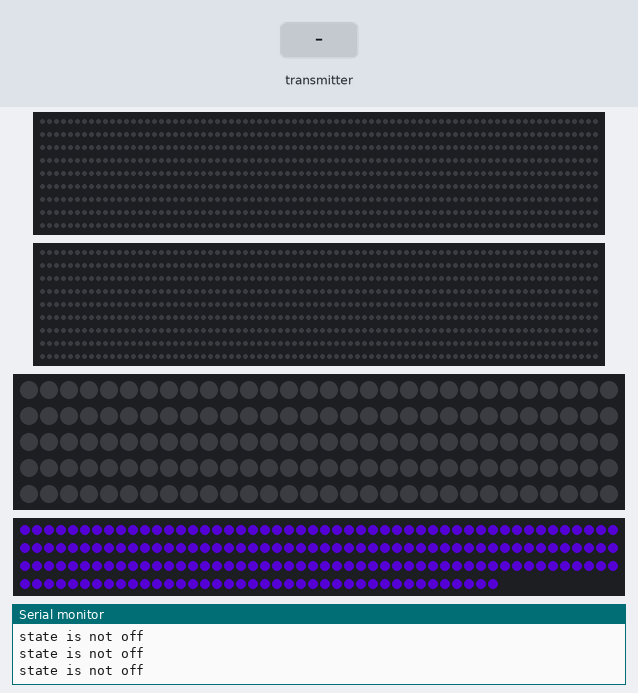
The sketch below on a simulated ESP32. On the bench: 2 × 720 RGB LEDs in strip order, left to right, continuing on the next row, 150 RGB LEDs in strip order, left to right, continuing on the next row, 190 RGB LEDs in strip order, left to right, continuing on the next row, the last lines printed to the serial monitor. The test bench sets the inputs (shaded band). Dim RGB values are drawn brighter than linear; random numbers use the default seed unless the sketch sets one.

Above: at 1.2 s.
1.3 s: the transmitter starts sending unlocked = 1
At 1.61 s:
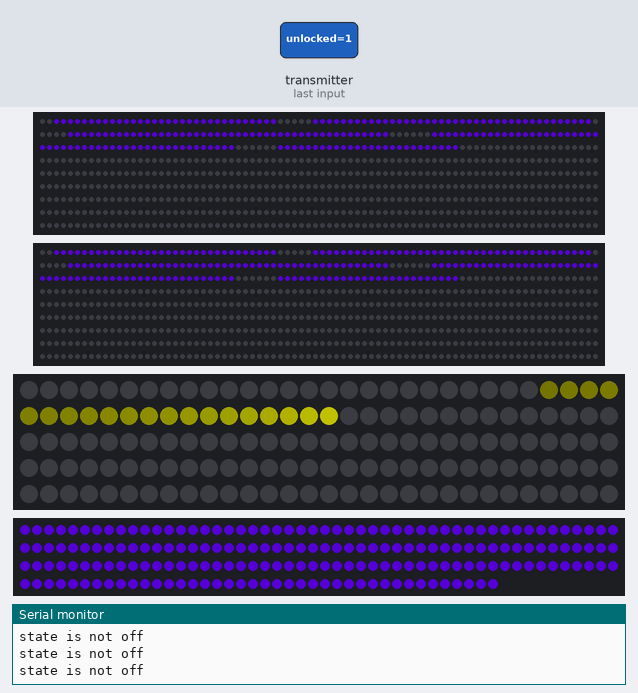
3.9 s: the transmitter starts sending playing = 0
At 5.0 s:
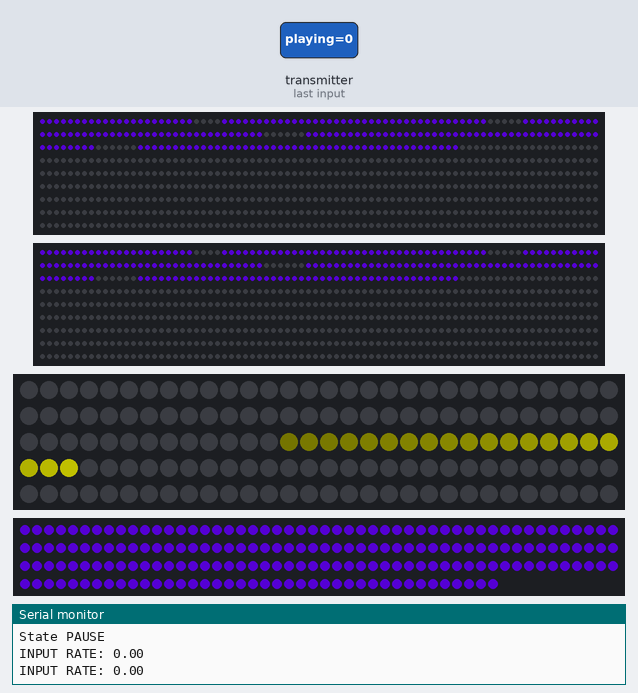
5.4 s: the transmitter starts sending playing = 1
At 6.31 s:
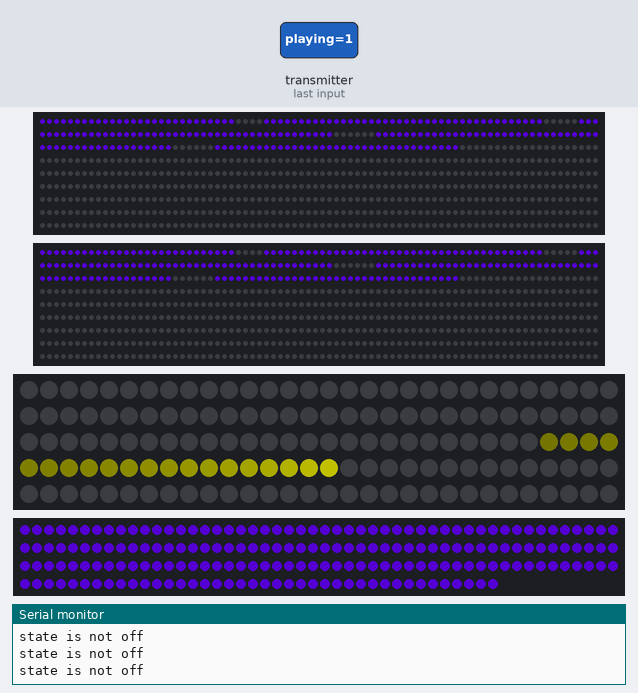
7.0 s: the transmitter starts sending on = 0
At 7.7 s:
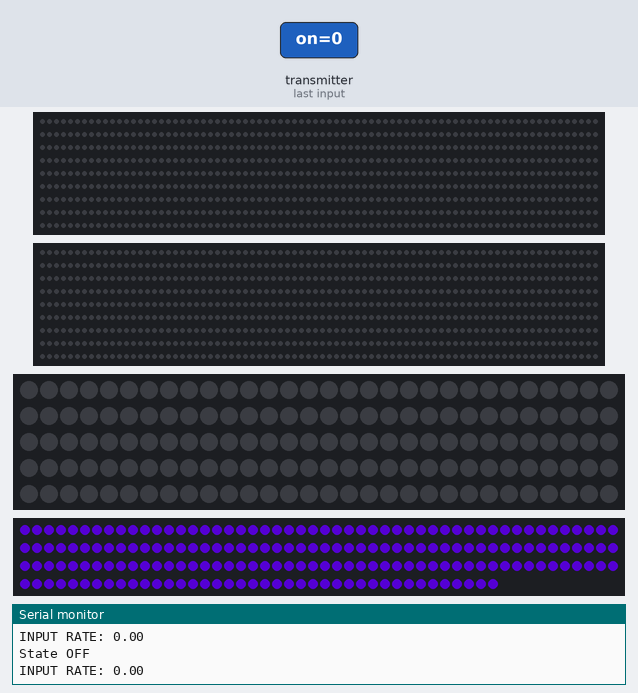
8.6 s: the transmitter starts sending on = 1
10.1 s: the transmitter starts sending rate = 25
At 10.9 s:
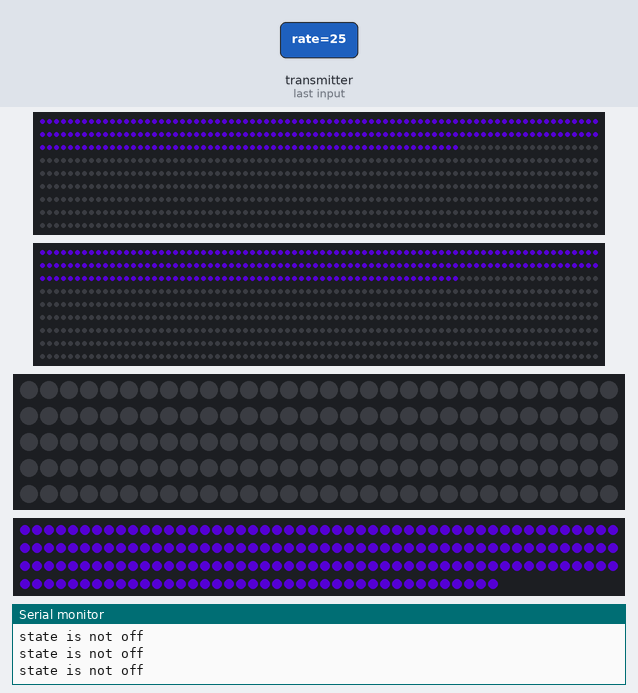
Timing chart, 0 to 13.1 s (numbered marks = the images above; inputs shaded):
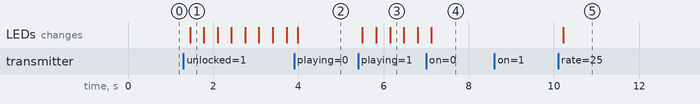

Measured:
- after the input at 1.3 s, the LEDs: change after 0.16 s (image 1)
- after the input at 5.4 s, the LEDs: first change after 0.10 s (image 3 shows a later state)

The sketch:

cassetteStrand.ino
```cpp
// #include <Adafruit_NeoPixel.h>
// #ifdef __AVR__
//  #include <avr/power.h> // Required for 16 MHz Adafruit Trinket
// #endif
#include <FastLED.h>
#include <esp_now.h>
#include <WiFi.h>
#include "Cassette.cpp"

#define LED_PIN_LEFT_SPOOL      32
#define LED_PIN_RIGHT_SPOOL     15
#define LED_PIN_INFINITY        27
#define LED_PIN_OUTLINE         33

#define SPOOL_LED_COUNT         240
#define INFINITY_LED_COUNT      150
#define LEG_LED_COUNT           80
#define LEG_LED_COLUMNS         6
#define OUTLINE_LED_COUNT       190

// int buttonAddPin = 15;
int buttonState = LOW;
int lastButtonState = LOW;

// LED strips
CRGB spoolLeftLeds[SPOOL_LED_COUNT + LEG_LED_COUNT * LEG_LED_COLUMNS];
CRGB spoolRightLeds[SPOOL_LED_COUNT + LEG_LED_COUNT * LEG_LED_COLUMNS];
CRGB infinityLeds[INFINITY_LED_COUNT];
CRGB outlineLeds[OUTLINE_LED_COUNT];

// Cassette model
Cassette cassette(spoolLeftLeds, spoolRightLeds, infinityLeds, outlineLeds);

// Incoming pixel colors;
uint32_t colors[] = {
    0x000000, // off
    0x6600ff, // final purple color
    0x5f03ff,
    0xb700ff,
    0xff00bb,
    0xFFA9FF
};
const size_t NUM_COLORS = sizeof(colors) / sizeof(colors[0]);

int rings[5][2] = {
  {0, 36},
  {36, 81},
  {81, 133},
  {133,191},
  {191, SPOOL_LED_COUNT - 20},
};

unsigned long intervalLeft, intervalRight, timeoutLeft, timeoutRight;
unsigned long lastTick;

const int INPUT_INTERVAL_MIN = 10000; // 10s
const int INPUT_INTERVAL_MAX = 20000; // 20s

const int NUM_RINGS = 5; // physically constant LED layout
const int PRECONCERT_DURATION_MINUTES = 45;
const int INPUT_INTERVAL_AVG_MS = (INPUT_INTERVAL_MAX + INPUT_INTERVAL_MIN) / 2000;

// FORMULA FOR INPUTS PER RING
// 5 rings * x inputs/ring * 15 seconds/input = 2700 seconds = 45 minutes
// 45min / 5 rings / 15 seconds = x inputs (36 in this example)
const int INPUTS_PER_RING = PRECONCERT_DURATION_MINUTES * 60 / INPUT_INTERVAL_AVG_MS / NUM_RINGS;

typedef struct struct_message {
  bool on;
  bool playing;
  bool unlocked;
  float rate;
} struct_message;

struct_message receivedData = {true, true, false, 0.0};
struct_message previousData = {true, true, false, 0.0};
bool messageReceived = false;

// callback function that will be executed when data is received
void OnDataRecv(const uint8_t * mac, const uint8_t *incomingData, int len) {
  previousData = receivedData;
  memcpy(&receivedData, incomingData, sizeof(receivedData));
  messageReceived = true;

  // Serial.print("ON: ");
  // Serial.println(receivedData.on);
  // Serial.println();
  // Serial.print("PLAYING: ");
  // Serial.println(receivedData.playing);
  // Serial.println();
  // Serial.print("UNLOCKED: ");
  // Serial.println(receivedData.unlocked);
  // Serial.println();
  Serial.print("INPUT RATE: ");
  Serial.println(receivedData.rate);
  Serial.println();
}

void setup() {
  Serial.begin(115200);

  FastLED.addLeds<WS2812, LED_PIN_LEFT_SPOOL, GRB>(spoolLeftLeds, SPOOL_LED_COUNT + LEG_LED_COUNT * LEG_LED_COLUMNS);
  FastLED.addLeds<WS2812, LED_PIN_RIGHT_SPOOL, GRB>(spoolRightLeds, SPOOL_LED_COUNT + LEG_LED_COUNT * LEG_LED_COLUMNS);
  FastLED.addLeds<WS2812, LED_PIN_INFINITY, GRB>(infinityLeds, INFINITY_LED_COUNT);
  FastLED.addLeds<WS2812, LED_PIN_OUTLINE, GRB>(outlineLeds, OUTLINE_LED_COUNT);

  FastLED.setBrightness(128);

  WiFi.mode(WIFI_STA);
  if (esp_now_init() != ESP_OK) {
    Serial.println("Error initializing ESP-NOW");
    return;
  }
  esp_now_register_recv_cb(esp_now_recv_cb_t(OnDataRecv));

  for(int i = 0; i < OUTLINE_LED_COUNT; i++) {
    outlineLeds[i] = CRGB(colors[1]); // purple
  }

  if (cassette.state == "start") {
    scheduleInputLeft();
    scheduleInputRight();
  }
}

void loop() {
  if (messageReceived) {
    if (previousData.on != receivedData.on) {
      if (receivedData.on) { // off -> on
        Serial.println("State ON");
        cassette.switchState("start");
        scheduleInputLeft();
        scheduleInputRight();
      } else { // on -> off
        Serial.println("State OFF");
        cassette.switchState("off");
        FastLED.show();
      }
    }

    if (previousData.unlocked != receivedData.unlocked) {
      if(receivedData.unlocked) { // filling up -> unlocked
        Serial.println("State UNLOCK");
        cassette.switchState("unlock");
      } else { // unlock -> filling up
        Serial.println("State START");
        cassette.switchState("start");
      }
    }

    if (previousData.playing != receivedData.playing) {
      if(receivedData.playing) { // paused -> playing
        Serial.println("State PLAY");
      } else { // playing -> paused
        Serial.println("State PAUSE");
      }
    }

    if (previousData.rate != receivedData.rate) {
      cassette.setPercentFill(receivedData.rate);
    }

    messageReceived = false;
  }

  if (cassette.state == "off" || !receivedData.playing) {
    return; // do nothing
  }

  if (millis() >= timeoutLeft) {
    cassette.spoolLeft.addPixels();
    Serial.println("LEFT");
    scheduleInputLeft();
  }

  if (millis() >= timeoutRight) {
    cassette.spoolRight.addPixels();
    Serial.println("RIGHT");
    scheduleInputRight();
  }

  // TODO speed controller?
  if (millis() - lastTick >= 50) {
    cassette.tick();
    lastTick = millis();
  }

  cassette.draw();
  FastLED.show();
}

void scheduleInputLeft() {
  intervalLeft = random(INPUT_INTERVAL_MIN, INPUT_INTERVAL_MAX);
  timeoutLeft = millis() + intervalLeft;
}

void scheduleInputRight() {
  intervalRight = random(INPUT_INTERVAL_MIN, INPUT_INTERVAL_MAX);
  timeoutRight = millis() + intervalRight;
}

void debugLegs() {
  for(int i = 0; i < 242; i++) {
    spoolLeftLeds[i] = CRGB::Green;
    spoolRightLeds[i] = CRGB::Green;
  }
  for(int i = 0; i < LEG_LED_COLUMNS; i++) {
    for(int j = 0; j < LEG_LED_COUNT; j++) {
      int color;
      if (i == 0) {
        color = CRGB::Blue;
      } else if (i == 1) {
        color = CRGB::Cyan;
      }
      else if (i == 2) {
        color = CRGB::Red;
      }
      else if (i == 3) {
        color = CRGB::Pink;
      }
      else if (i == 4) {
        color = CRGB::Green;
      }
      else if (i == 5) {
        color = CRGB::Red;
      }
      spoolLeftLeds[i * LEG_LED_COUNT + 242 + j] = color;
    }
  }
}
```

Cassette.cpp
```cpp
#include <Arduino.h>
#include <FastLED.h>

#include "Spool.cpp"
#include "Infinity.cpp"

// 240 for spiral + 80 * 6 for leg
#define SPOOL_LED_COUNT   720
#define INFINITY_LED_COUNT 150
#define OUTLINE_LED_COUNT 190

extern uint32_t colors[];

class Cassette {
  public:
    String state;
    Spool spoolLeft;
    Spool spoolRight;
    Infinity infinity;
    CRGB outlineLeds[OUTLINE_LED_COUNT];

    Cassette(
      CRGB (&spoolLeftLeds)[SPOOL_LED_COUNT],
      CRGB (&spoolRightLeds)[SPOOL_LED_COUNT],
      CRGB (&infinityLeds)[INFINITY_LED_COUNT],
      CRGB (&outlineLeds)[OUTLINE_LED_COUNT]
    ) :
      state("start"),
      spoolLeft(state, spoolLeftLeds),
      spoolRight(state, spoolRightLeds),
      infinity(state, infinityLeds) {
        this->switchState("start");
        memcpy(this->outlineLeds, outlineLeds, sizeof(this->outlineLeds));
      }

    void switchState(String newState) {
      this->state = newState;
      if (newState == "off") {
        drawOutline(false);
      }

      spoolLeft.switchState(newState);
      spoolRight.switchState(newState);
      infinity.switchState(newState);
    }

    void tick() {
      spoolLeft.tick();
      spoolRight.tick();
      infinity.tick();
    }

    void draw() {
      if (this->state != "off") {
        Serial.println("state is not off");
        drawOutline(true);
      } else {
        drawOutline(false);
      }

      spoolLeft.draw();
      spoolRight.draw();
      infinity.draw();
    }

    void drawOutline(bool on) {
      for(int i = 0; i < OUTLINE_LED_COUNT; i++) {
        if (on) {
          this->outlineLeds[i] = CRGB::Purple;
        } else {
          this->outlineLeds[i] = CRGB::Black;
        }
      }
    }

    void setPercentFill(float fill) {
      spoolLeft.setPercentFill(fill);
      spoolRight.setPercentFill(fill);
    }
};
```

Infinity.cpp
```cpp
#include <sys/_stdint.h>
#include <Arduino.h>
#include <FastLED.h>
#include <math.h>

#define LED_COUNT   150
#define PIXEL_TRAIL_COUNT 20
static uint32_t yellow = 0xffff00;

class Infinity {
  public:
    CRGB (&leds)[LED_COUNT];

    String state;
    int idx;

    Infinity(String state, CRGB (&leds)[LED_COUNT]): state(state), leds(leds) {
      this->idx = 0;
    }

    void switchState(String newState) {
      this->state = newState;
      if (newState == "off") {
        this->clear();
      }
    }

    void tick() {
      this->idx = (this->idx + 1) % LED_COUNT;
    }

    void draw() {
      this->clear();

      if (this->state == "unlock" || this->state == "concert") {
        for (int i = 0; i < PIXEL_TRAIL_COUNT; i++) {
          int index = (this->idx + i) % LED_COUNT;
          int fade = 255 - this->getBrightness(i);
          leds[index] = CRGB(yellow).fadeLightBy(fade);
        }
      }
    }

    void clear() {
      for (int i = 0; i < LED_COUNT; i++) {
        leds[i] = CRGB(0x000000);
      }
    }

    int getBrightness(int pixelIndex, float alpha = 0.2) {
      return (int)(255 * exp(-alpha * (PIXEL_TRAIL_COUNT - pixelIndex + 1)));
    }
};
```

Pixel.cpp
```cpp
#include <Arduino.h>
#include <FastLED.h>

extern uint32_t colors[];
extern const size_t NUM_COLORS;

class Pixel {
  public:
    uint8_t ringNumber;
    uint8_t colorIdx;

    Pixel(uint8_t ringNumber = 0) {
      this->ringNumber = ringNumber;
      this->colorIdx = 0;
    }

    void setColor(uint8_t idx) {
      this->colorIdx = idx;
    }

    void draw(CRGB (&led), int fade=0) {
      if (this->colorIdx < NUM_COLORS) {
        uint32_t color = colors[this->colorIdx];
        led = CRGB(color).fadeLightBy(fade);
      }
    }
};
```

Spool.cpp
```cpp
#include <sys/_stdint.h>
#include <Arduino.h>
#include <FastLED.h>
#include <math.h>
#include "Pixel.cpp"

#define PIXEL_COLOR_PER_INPUT   2
#define LED_COUNT               240
#define LEG_LED_COUNT           80
#define LEG_LED_COLUMNS         6

extern uint32_t colors[];
extern int rings[5][2];
extern const size_t NUM_COLORS;
extern const int INPUTS_PER_RING;

const int TOTAL_LEDS = LED_COUNT + LEG_LED_COUNT * LEG_LED_COLUMNS;

class Spool {
  public:
    Pixel pixels[LED_COUNT + LEG_LED_COUNT];
    uint8_t pixelColors[LED_COUNT + LEG_LED_COUNT];
    CRGB (&leds)[TOTAL_LEDS];

    String state;
    int pixelsCounter;
    int pixelsPerCircle;
    int maxPixels;
    int maxCircles;
    int queue;
    int i;
    bool rotating;
    int rotateAngle;

    Spool(String state, CRGB (&leds)[TOTAL_LEDS]): state(state), leds(leds) {
      this->pixelsPerCircle = INPUTS_PER_RING * PIXEL_COLOR_PER_INPUT * NUM_COLORS;
      this->pixelsCounter = 0;
      this->maxCircles = sizeof(rings) / sizeof(rings[0]);
      this->maxPixels = this->pixelsPerCircle * this->maxCircles;
      this->i = 0;
      this->rotating = false;
      this->rotateAngle = 0;

      for (int i = 0; i < LED_COUNT + LEG_LED_COUNT; i++) {
        bool hasRing = false;
        for(int ring = 0; ring < this->maxCircles; ring++) {
          if (i >= rings[ring][0] && i < rings[ring][1]) {
            pixels[i] = Pixel(ring+1);
            hasRing = true;
          }
        }
        if (!hasRing) {
          pixels[i] = Pixel();
        }
      }
    }

    void switchState(String newState) {
      this->state = newState;
      if (newState == "unlock" || newState == "concert") {
        this->pixelsCounter = this->maxCircles * this->pixelsPerCircle;
      } else if (newState == "off") {
        this->pixelsCounter = 0;
        this->off();
      } else {
        this->pixelsCounter = 0;
      }

      this->rotating = newState == "unlock" || newState == "concert";
    }

    void setPercentFill(float fill) {
      this->pixelsCounter = this->maxPixels * fill;
    }

    void addPixels() {
      if (this->state == "start") {
        this->queue += NUM_COLORS * PIXEL_COLOR_PER_INPUT;
      }
    }

    void tick() {
      if (this->queue > 0) {
        this->queue--;
        uint8_t index = this->i / PIXEL_COLOR_PER_INPUT;
        if (index < NUM_COLORS) {
          unshift(pixelColors, LED_COUNT + LEG_LED_COUNT, index);
        }
        this->i = (this->i + 1) % (NUM_COLORS * PIXEL_COLOR_PER_INPUT);
      } else {
        unshift(pixelColors, LED_COUNT + LEG_LED_COUNT, 0);
      }

      if (pixelColors[LED_COUNT + LEG_LED_COUNT - 1] != 0x0 && this->pixelsCounter < this->maxPixels) {
        this->pixelsCounter++;
      }

      if(this->rotating) {
        this->rotate();
      }
    }

    void draw() {
      // swirling in pixels in spiral + first leg column
      for (int i = 0; i < LED_COUNT + LEG_LED_COUNT; i++) {
        pixels[i].setColor(pixelColors[i]);
        pixels[i].draw(leds[LED_COUNT + LEG_LED_COUNT - i - 1]);
      }

      // moving pixels up leg columns
      for(int i = 1; i < LEG_LED_COLUMNS; i++) {
        for(int j = 0; j < LEG_LED_COUNT; j++) {
          uint8_t baseIndex = LEG_LED_COUNT - j - 1;
          uint8_t newColorIdx;
          if (i % 2 == 0) { // Even columns (bottom-to-top)
              newColorIdx = pixelColors[baseIndex];
          } else { // Odd columns (top-to-bottom)
              newColorIdx = pixelColors[j];
          }

          leds[LED_COUNT + i * LEG_LED_COUNT + j] = CRGB(colors[newColorIdx]);
        }
      }

      int filledRings = floor(this->pixelsCounter / this->pixelsPerCircle);
      int pixelsInCurrentRing = this->pixelsCounter % this->pixelsPerCircle;

      // spiral
      for (int i = 0; i < LED_COUNT; ++i) {
        Pixel &pixel = pixels[i];
        if (pixel.ringNumber <= filledRings && pixel.ringNumber > 0) {
          pixel.setColor(1);
          pixel.draw(leds[i]);
        } else if (pixel.ringNumber == filledRings + 1 && pixel.ringNumber > 0) {
          int fade = map(pixelsInCurrentRing, 0, this->pixelsPerCircle, 255, 0);
          if (fade != 255) {
            pixel.setColor(1);
            pixel.draw(leds[i], fade);
          }
        }
      }

      if (this->rotating && this->state == "unlock" || this->state == "concert") {
        for(int i = 0; i < this->maxCircles; i++) {
          int ringStart = rings[i][0];
          int ringEnd = rings[i][1];
          if (i == this->maxCircles-1) { // last ring is partial
            ringEnd *= 1.1; //1.55;
          }

          int ringSize = ringEnd - ringStart;

          int sliceCount = (int)(ringSize * 0.12);
          int sliceCenter = (int)((this->rotateAngle / 360.0) * ringSize) + ringStart;
          int startIndex = sliceCenter - sliceCount / 2;
          int endIndex = startIndex + sliceCount;

          if (startIndex < ringStart) {
            startIndex = ringEnd - (ringStart - startIndex);
          }
          if (endIndex > ringEnd) {
            endIndex = ringStart + (endIndex - ringEnd);
          }

          for (int j = ringStart; j < ringEnd; j++) {
            // Wrap the indices around the ring
            int wrappedJ = (j - ringStart) % ringSize + ringStart;

            if (startIndex <= endIndex) {
              if (wrappedJ >= startIndex && wrappedJ < endIndex) {
                leds[wrappedJ] = CRGB::Black;
              }
            } else {
              // Case: Slice wraps around the ring
              if (wrappedJ >= startIndex || wrappedJ < endIndex) {
                leds[wrappedJ] = CRGB::Black;
              }
            }
          }
        }
      }
    }

    void rotate() {
      this->rotateAngle += 5;
      if (this->rotateAngle >= 360) {
        this->rotateAngle = 0;
      }
    }

    void unshift(uint8_t arr[], int size, uint8_t newValue) {
      for (int j = size - 1; j > 0; j--) {
          arr[j] = arr[j - 1];
      }
      arr[0] = newValue;
    }

    void off() {
      for (int i = 0; i < TOTAL_LEDS; i++) {
        leds[i] = CRGB::Black;
      }
    }
};
```
